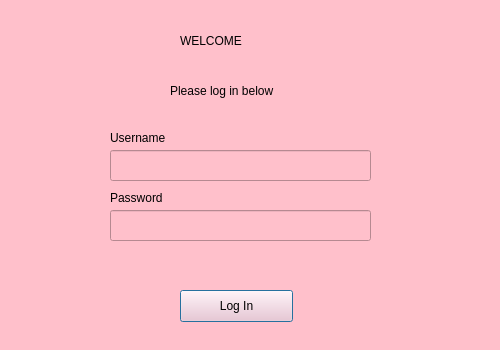
<?xml version="1.0" encoding="UTF-8"?>
<ui version="4.0">
 <class>Dialog</class>
 <widget class="QDialog" name="Dialog">
  <property name="geometry">
   <rect>
    <x>0</x>
    <y>0</y>
    <width>500</width>
    <height>350</height>
   </rect>
  </property>
  <property name="windowTitle">
   <string>Dialog</string>
  </property>
  <property name="styleSheet">
   <string notr="true">background-color:pink;</string>
  </property>
  <widget class="QLabel" name="label">
   <property name="geometry">
    <rect>
     <x>180</x>
     <y>20</y>
     <width>131</width>
     <height>41</height>
    </rect>
   </property>
   <property name="styleSheet">
    <string notr="true">font: 25pt &quot;Futura&quot;;</string>
   </property>
   <property name="text">
    <string>WELCOME</string>
   </property>
  </widget>
  <widget class="QLabel" name="label_2">
   <property name="geometry">
    <rect>
     <x>170</x>
     <y>70</y>
     <width>181</width>
     <height>41</height>
    </rect>
   </property>
   <property name="styleSheet">
    <string notr="true">font: 18pt &quot;Futura&quot;;</string>
   </property>
   <property name="text">
    <string>Please log in below</string>
   </property>
  </widget>
  <widget class="QLineEdit" name="usernamefield">
   <property name="geometry">
    <rect>
     <x>110</x>
     <y>150</y>
     <width>261</width>
     <height>31</height>
    </rect>
   </property>
   <property name="styleSheet">
    <string notr="true"/>
   </property>
  </widget>
  <widget class="QLineEdit" name="passwordfield">
   <property name="geometry">
    <rect>
     <x>110</x>
     <y>210</y>
     <width>261</width>
     <height>31</height>
    </rect>
   </property>
   <property name="styleSheet">
    <string notr="true"/>
   </property>
  </widget>
  <widget class="QLabel" name="label_3">
   <property name="geometry">
    <rect>
     <x>110</x>
     <y>130</y>
     <width>101</width>
     <height>16</height>
    </rect>
   </property>
   <property name="styleSheet">
    <string notr="true">font: 13pt &quot;Futura&quot;;</string>
   </property>
   <property name="text">
    <string>Username</string>
   </property>
  </widget>
  <widget class="QLabel" name="label_4">
   <property name="geometry">
    <rect>
     <x>110</x>
     <y>190</y>
     <width>101</width>
     <height>16</height>
    </rect>
   </property>
   <property name="styleSheet">
    <string notr="true">font: 13pt &quot;Futura&quot;;</string>
   </property>
   <property name="text">
    <string>Password</string>
   </property>
  </widget>
  <widget class="QLabel" name="error_label">
   <property name="geometry">
    <rect>
     <x>20</x>
     <y>249</y>
     <width>461</width>
     <height>31</height>
    </rect>
   </property>
   <property name="styleSheet">
    <string notr="true">font: 13pt &quot;Futura&quot;; color: red</string>
   </property>
   <property name="text">
    <string/>
   </property>
  </widget>
  <widget class="QPushButton" name="selection">
   <property name="geometry">
    <rect>
     <x>180</x>
     <y>290</y>
     <width>113</width>
     <height>32</height>
    </rect>
   </property>
   <property name="text">
    <string>Log In</string>
   </property>
  </widget>
 </widget>
 <resources/>
 <connections/>
</ui>
